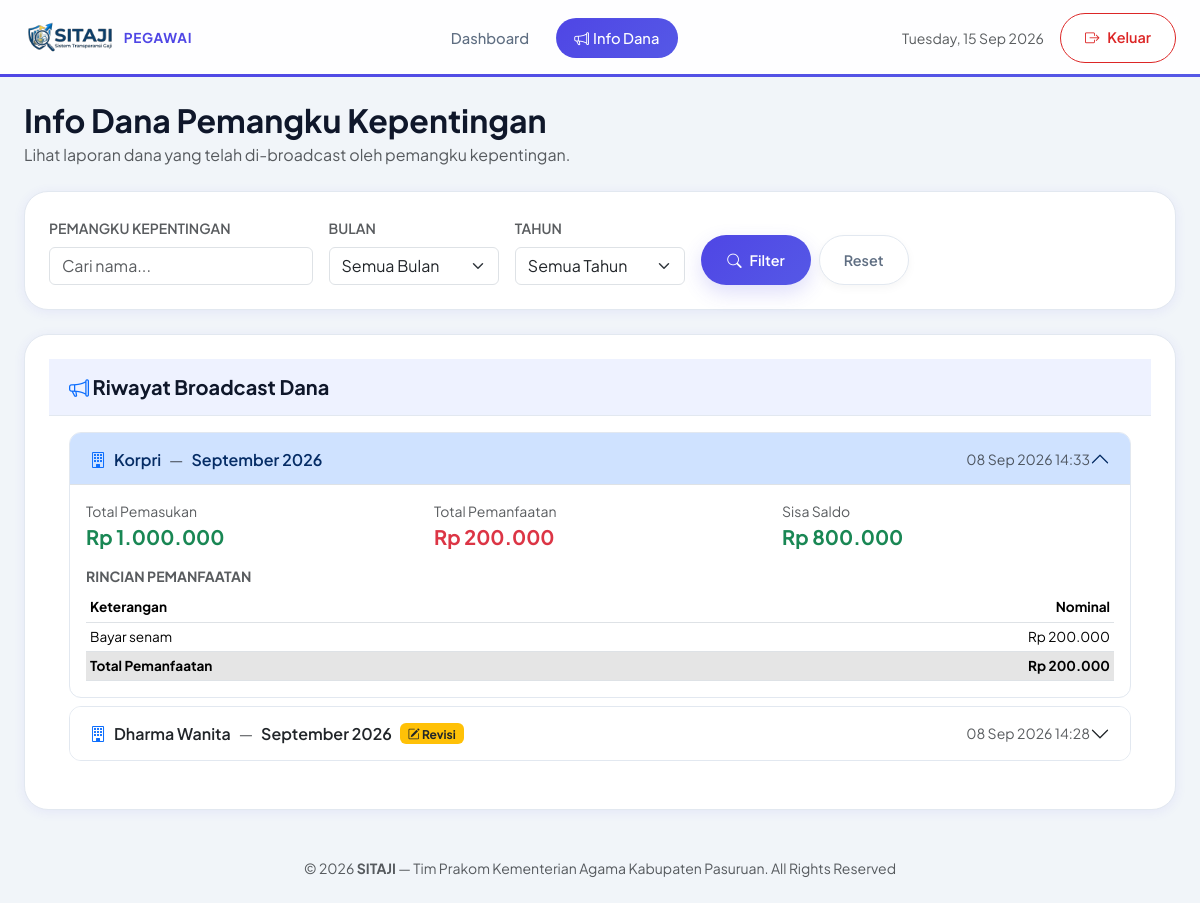
The page /pegawai/info_dana.php (signed in) on the database its author committed.
### tables this page shows
CREATE TABLE `dana_periode` (
  `id` int(11) NOT NULL,
  `pemangku_kepentingan_id` int(11) NOT NULL,
  `bulan` tinyint(4) NOT NULL,
  `tahun` smallint(6) NOT NULL,
  `total_pemasukan` decimal(15,2) NOT NULL DEFAULT '0.00',
  `saldo_awal` decimal(15,2) NOT NULL DEFAULT '0.00',
  `status` enum('draft','broadcast','revisi_pending') NOT NULL DEFAULT 'draft',
  `broadcast_at` datetime DEFAULT NULL,
  `is_revisi` tinyint(1) NOT NULL DEFAULT '0',
  `created_at` datetime NOT NULL DEFAULT CURRENT_TIMESTAMP,
  `updated_at` datetime NOT NULL DEFAULT CURRENT_TIMESTAMP ON UPDATE CURRENT_TIMESTAMP
);

CREATE TABLE `pemangku_kepentingan` (
  `id` int(11) NOT NULL,
  `nama` varchar(150) NOT NULL,
  `user_id` int(11) NOT NULL,
  `aktif` tinyint(1) NOT NULL DEFAULT '1',
  `created_at` datetime NOT NULL DEFAULT CURRENT_TIMESTAMP,
  `updated_at` datetime NOT NULL DEFAULT CURRENT_TIMESTAMP ON UPDATE CURRENT_TIMESTAMP
);

CREATE TABLE `dana_pemanfaatan` (
  `id` int(11) NOT NULL,
  `periode_id` int(11) NOT NULL,
  `keterangan` varchar(255) NOT NULL,
  `nominal` decimal(15,2) NOT NULL
);

### includes/helpers.php (called while the page is built, shortened)
<?php
function rupiah($n): string {
    return 'Rp ' . number_format((float)$n, 0, ',', '.');
}
function e(?string $s): string {
    return htmlspecialchars((string)$s, ENT_QUOTES, 'UTF-8');
}

### includes/auth.php (called while the page is built, shortened)
<?php
function current_user(): ?array {
    return $_SESSION['user'] ?? null;
}

### pegawai/info_dana.php (the view, shortened to what this page needs)
<?php
require_once __DIR__ . '/../includes/header_pegawai.php';
$fPemangku = trim($_GET['pemangku'] ?? '');
$cu = current_user();
$isAdmin = $cu && $cu['role'] === 'admin';
$filterExtra = '';
if (!$isAdmin) {
    $filterExtra = "
      AND EXISTS (
        SELECT 1 FROM pemangku_kepentingan_komponen pkk
        JOIN payroll_detail pd ON pd.komponen_id = pkk.komponen_id
        JOIN payroll p ON p.id = pd.payroll_id
        WHERE pkk.pemangku_kepentingan_id = dp.pemangku_kepentingan_id
          AND p.pegawai_id = :filter_pegawai_id
          AND MONTH(p.periode) = dp.bulan
          AND YEAR(p.periode) = dp.tahun
          AND pd.nilai > 0
      )";
}
$where = "dp.status IN ('broadcast', 'revisi_pending')";
$params = [];
if (!$isAdmin) {
    $params[':filter_pegawai_id'] = (int)$cu['pegawai_id'];
}
$stmt = $pdo->prepare("
    SELECT dp.id, dp.bulan, dp.tahun, dp.total_pemasukan, dp.broadcast_at, dp.status,
           dp.is_revisi, pk.nama AS nama_pemangku
    FROM dana_periode dp
    JOIN pemangku_kepentingan pk ON pk.id = dp.pemangku_kepentingan_id
    WHERE $where
    $filterExtra
    ORDER BY dp.broadcast_at DESC
");
$stmt->execute($params);
$periodes = $stmt->fetchAll();
$bulanNama = [1=>'Januari',2=>'Februari',3=>'Maret',4=>'April',5=>'Mei',6=>'Juni',
              7=>'Juli',8=>'Agustus',9=>'September',10=>'Oktober',11=>'November',12=>'Desember'];
$periodeData = [];
foreach ($periodes as $p) {
    $pid = (int)$p['id'];
    $rStmt = $pdo->prepare("SELECT keterangan, nominal FROM dana_pemanfaatan WHERE periode_id = ? ORDER BY id ASC");
    $rStmt->execute([$pid]);
    $rincian = $rStmt->fetchAll();
    $totalPem = array_sum(array_column($rincian, 'nominal'));
    $isRevisi = (int)$p['is_revisi'] === 1;
    $periodeData[$pid] = [
        'rincian' => $rincian,
        'total_pem' => $totalPem,
        'sisa' => (float)$p['total_pemasukan'] - $totalPem,
        'is_revisi' => $isRevisi,
    ];
}
?>
<div class="d-flex justify-content-between align-items-end flex-wrap gap-3 mb-4">
  <div>
    <h2 class="fw-bold mb-1">Info Dana Pemangku Kepentingan</h2>
    <p class="text-muted mb-0">Lihat laporan dana yang telah di-broadcast oleh pemangku kepentingan.</p>
  </div>
</div>
<div class="app-card mb-4">
  <form method="get" class="row g-3 align-items-end">
    <div class="col-md-3">
      <label for="fPemangku" class="form-label fw-semibold small text-uppercase text-muted">Pemangku Kepentingan</label>
      <input type="text" id="fPemangku" class="form-control" name="pemangku" value="<?= e($fPemangku) ?>" placeholder="Cari nama...">
    </div>
    <div class="col-md-2">
      <label for="fBulan" class="form-label fw-semibold small text-uppercase text-muted">Bulan</label>
      <select id="fBulan" class="form-select" name="bul">
        <option value="0">Semua Bulan</option>
      </select>
    </div>
    <div class="col-md-2">
      <label for="fTahun" class="form-label fw-semibold small text-uppercase text-muted">Tahun</label>
      <select id="fTahun" class="form-select" name="thn">
        <option value="0">Semua Tahun</option>
      </select>
    </div>
    <div class="col-md-2 d-flex gap-2">
      <button type="submit" class="btn-primary-modern"><i class="bi bi-search"></i> Filter</button>
      <a href="info_dana" class="btn-secondary-modern">Reset</a>
    </div>
  </form>
</div>
<?php if (empty($periodes)): ?>
<div class="app-card">
  <div class="text-center py-5">
    <i class="bi bi-inbox text-muted" style="font-size:3rem"></i>
    <p class="text-muted mt-3 mb-0">Belum ada data dana yang di-broadcast.</p>
  </div>
</div>
<?php else: ?>
<div class="app-card" style="overflow:hidden">
  <div style="background:var(--primary-soft);padding:16px 20px;border-bottom:1px solid var(--border)">
    <h5 class="fw-bold mb-0"><i class="bi bi-megaphone text-primary"></i> Riwayat Broadcast Dana</h5>
  </div>
  <div style="padding:16px 20px">
    <div class="accordion" id="infoDanaAccordion">
      <?php foreach ($periodes as $idx => $p):
          $pid = (int)$p['id'];
          $d = $periodeData[$pid];
          $collapseId = "infoDana_$pid";
      ?>
      <div class="accordion-item border-0 mb-2" style="border-radius:12px!important;overflow:hidden;border:1px solid var(--border)!important">
        <h2 class="accordion-header">
          <button class="accordion-button <?= $idx > 0 ? 'collapsed' : '' ?>" type="button"
                  data-bs-toggle="collapse" data-bs-target="#<?= $collapseId ?>"
                  aria-expanded="<?= $idx === 0 ? 'true' : 'false' ?>">
            <div class="d-flex align-items-center gap-2 flex-grow-1 flex-wrap">
              <i class="bi bi-building text-primary"></i>
              <span class="fw-semibold"><?= e($p['nama_pemangku']) ?></span>
              <span class="text-muted">—</span>
              <span class="fw-semibold"><?= $bulanNama[(int)$p['bulan']] ?> <?= $p['tahun'] ?></span>
              <?php if ($d['is_revisi']): ?>
                <span class="badge bg-warning text-dark"><i class="bi bi-pencil-square"></i> Revisi</span>
              <?php endif; ?>
              <span class="ms-auto text-muted small"><?= date('d M Y H:i', strtotime($p['broadcast_at'])) ?></span>
            </div>
          </button>
        </h2>
        <div id="<?= $collapseId ?>" class="accordion-collapse collapse <?= $idx === 0 ? 'show' : '' ?>" data-bs-parent="#infoDanaAccordion">
          <div class="accordion-body p-3">
            <div class="row g-3 mb-3">
              <div class="col-sm-4">
                <div class="text-muted small">Total Pemasukan</div>
                <div class="fw-bold text-success fs-5"><?= rupiah($p['total_pemasukan']) ?></div>
              </div>
              <div class="col-sm-4">
                <div class="text-muted small">Total Pemanfaatan</div>
                <div class="fw-bold text-danger fs-5"><?= rupiah($d['total_pem']) ?></div>
              </div>
              <div class="col-sm-4">
                <div class="text-muted small">Sisa Saldo</div>
                <div class="fw-bold fs-5 <?= $d['sisa'] >= 0 ? 'text-success' : 'text-danger' ?>"><?= rupiah($d['sisa']) ?></div>
              </div>
            </div>
            <?php if (!empty($d['rincian'])): ?>
            <h6 class="fw-bold text-muted small text-uppercase mb-2">Rincian Pemanfaatan</h6>
            <table class="table table-sm mb-0" style="font-size:.85rem">
              <thead><tr><th>Keterangan</th><th class="text-end">Nominal</th></tr></thead>
              <tbody>
                <?php foreach ($d['rincian'] as $r): ?>
                <tr>
                  <td><?= e($r['keterangan']) ?></td>
                  <td class="text-end"><?= rupiah($r['nominal']) ?></td>
                </tr>
                <?php endforeach; ?>
                <tr class="table-active fw-bold">
                  <td>Total Pemanfaatan</td>
                  <td class="text-end"><?= rupiah($d['total_pem']) ?></td>
                </tr>
              </tbody>
            </table>
            <?php else: ?>
            <p class="text-muted fst-italic small mb-0">Belum ada rincian pemanfaatan.</p>
            <?php endif; ?>
          </div>
        </div>
      </div>
      <?php endforeach; ?>
    </div>
  </div>
</div>
<?php endif; ?>
<?php require_once __DIR__ . '/../includes/footer.php'; ?>

### assets/css/style.css (style rules this page uses)
:root { --primary: #4f46e5; --primary-soft: #eef2ff; --accent: #5558e6; --success: #0e834e; --danger: #dc2626; --warning: #f59e0b; --dark: #0f172a; --slate: #5f6e82; --bg-body: #f1f5f9; --card: #FFFFFF; --ink: #0f172a; --muted: #5f6e82; --border: #e2e8f0; --card-radius: 24px; --shadow: 0 2px 12px rgba(79,70,229,.08); --shadow-lg: 0 20px 25px -5px rgba(0,0,0,0.05); }
* { font-family: 'Plus Jakarta Sans', system-ui, -apple-system, 'Segoe UI', Roboto, Helvetica, Arial, sans-serif; }
body.bg-app { background: var(--bg-body); color: var(--ink); }
.app-card { background: var(--card); border-radius: var(--card-radius, 24px); padding: 1.5rem; box-shadow: var(--shadow); border: 1px solid var(--border); transition: box-shadow 0.3s cubic-bezier(0.4,0,0.2,1); }
.btn-primary-modern { display: inline-flex; align-items: center; gap: .5rem; height: 50px; padding: 0 26px; border-radius: 999px; font-size: .9rem; font-weight: 600; text-decoration: none; background: linear-gradient(135deg, var(--primary), var(--accent)); color: #fff; border: none; box-shadow: 0 8px 20px rgba(79,70,229,.18); transition: all 0.3s cubic-bezier(0.4,0,0.2,1); white-space: nowrap; cursor: pointer; line-height: 1.2; }
.btn-secondary-modern { display: inline-flex; align-items: center; gap: .5rem; height: 50px; padding: 0 24px; border-radius: 999px; font-size: .9rem; font-weight: 600; text-decoration: none; background: #fff; color: var(--slate); border: 1px solid var(--border); box-shadow: 0 3px 10px rgba(0,0,0,.04); transition: all 0.3s cubic-bezier(0.4,0,0.2,1); white-space: nowrap; cursor: pointer; line-height: 1.2; }

### rows shown on the page
dana_periode: pemangku_kepentingan.nama "Korpri", bulan "September", tahun "2026", broadcast_at "08 Sep 2026 14:33", total_pemasukan "Rp 1.000.000", id "Rp 200.000", id "Rp 800.000"
dana_pemanfaatan: keterangan "Bayar senam", nominal "Rp 200.000"
dana_periode: pemangku_kepentingan.nama "Dharma Wanita", bulan "September", tahun "2026", shows "Revisi", broadcast_at "08 Sep 2026 14:28"
